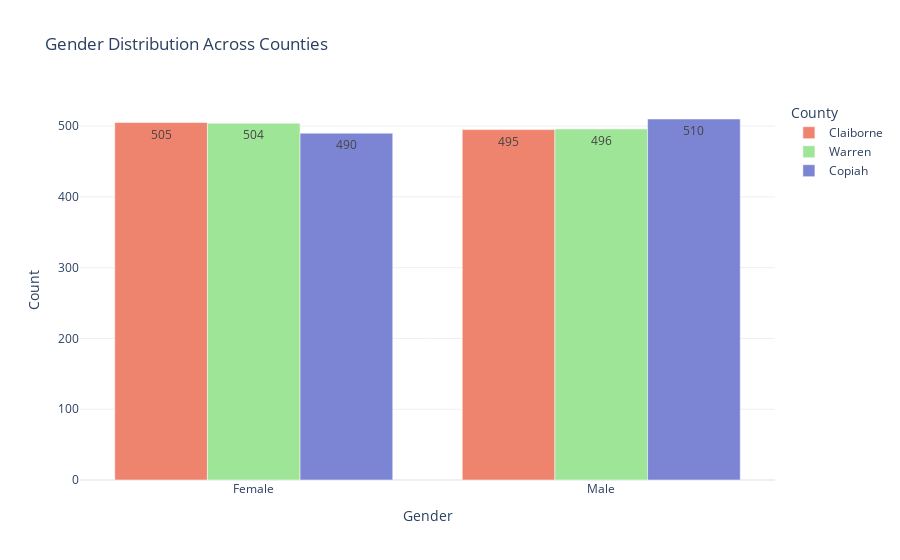

Notebook cell for this chart:
### Code cell
# Comparison of gender distributions across the three counties

# Count occurrences of each Gender per County
race_counts = combined_df.groupby(['Gender', 'County']).size().reset_index(name='Count')

# Create the bar chart with explicit counts
fig = px.bar(
    race_counts,
    x='Gender',
    y='Count',  # Explicitly set Y to Count
    color='County',
    barmode='group',
    title='Gender Distribution Across Counties',
    labels={'Gender': 'Gender', 'Count': 'Count'},
    category_orders={"County": ["Claiborne", "Warren", "Copiah"]},
    template='plotly_white',
    color_discrete_map={'Claiborne': '#ee836e', 'Warren': '#9fe598', 'Copiah': '#7b85d4'},
    text='Count'
)

fig.update_layout(xaxis_title="Gender", yaxis_title="Count")
fig.show()

### Figure 1 — Plotly figure (JSON) as saved in the notebook; plotly's stock layout.template omitted (floating-point values rounded to 4 significant figures)
{"data": [{"alignmentgroup": "True", "hovertemplate": "County=Claiborne<br>Gender=%{x}<br>Count=%{text}<extra></extra>", "legendgroup": "Claiborne", "marker": {"color": "#ee836e", "pattern": {"shape": ""}}, "name": "Claiborne", "offsetgroup": "Claiborne", "orientation": "v", "showlegend": true, "text": [505.0, 495.0], "textposition": "auto", "type": "bar", "x": ["Female", "Male"], "xaxis": "x", "y": [505, 495], "yaxis": "y"}, {"alignmentgroup": "True", "hovertemplate": "County=Warren<br>Gender=%{x}<br>Count=%{text}<extra></extra>", "legendgroup": "Warren", "marker": {"color": "#9fe598", "pattern": {"shape": ""}}, "name": "Warren", "offsetgroup": "Warren", "orientation": "v", "showlegend": true, "text": [504.0, 496.0], "textposition": "auto", "type": "bar", "x": ["Female", "Male"], "xaxis": "x", "y": [504, 496], "yaxis": "y"}, {"alignmentgroup": "True", "hovertemplate": "County=Copiah<br>Gender=%{x}<br>Count=%{text}<extra></extra>", "legendgroup": "Copiah", "marker": {"color": "#7b85d4", "pattern": {"shape": ""}}, "name": "Copiah", "offsetgroup": "Copiah", "orientation": "v", "showlegend": true, "text": [490.0, 510.0], "textposition": "auto", "type": "bar", "x": ["Female", "Male"], "xaxis": "x", "y": [490, 510], "yaxis": "y"}], "layout": {"barmode": "group", "legend": {"title": {"text": "County"}, "tracegroupgap": 0}, "title": {"text": "Gender Distribution Across Counties"}, "xaxis": {"anchor": "y", "domain": [0, 1], "title": {"text": "Gender"}}, "yaxis": {"anchor": "x", "domain": [0, 1], "title": {"text": "Count"}}}}
